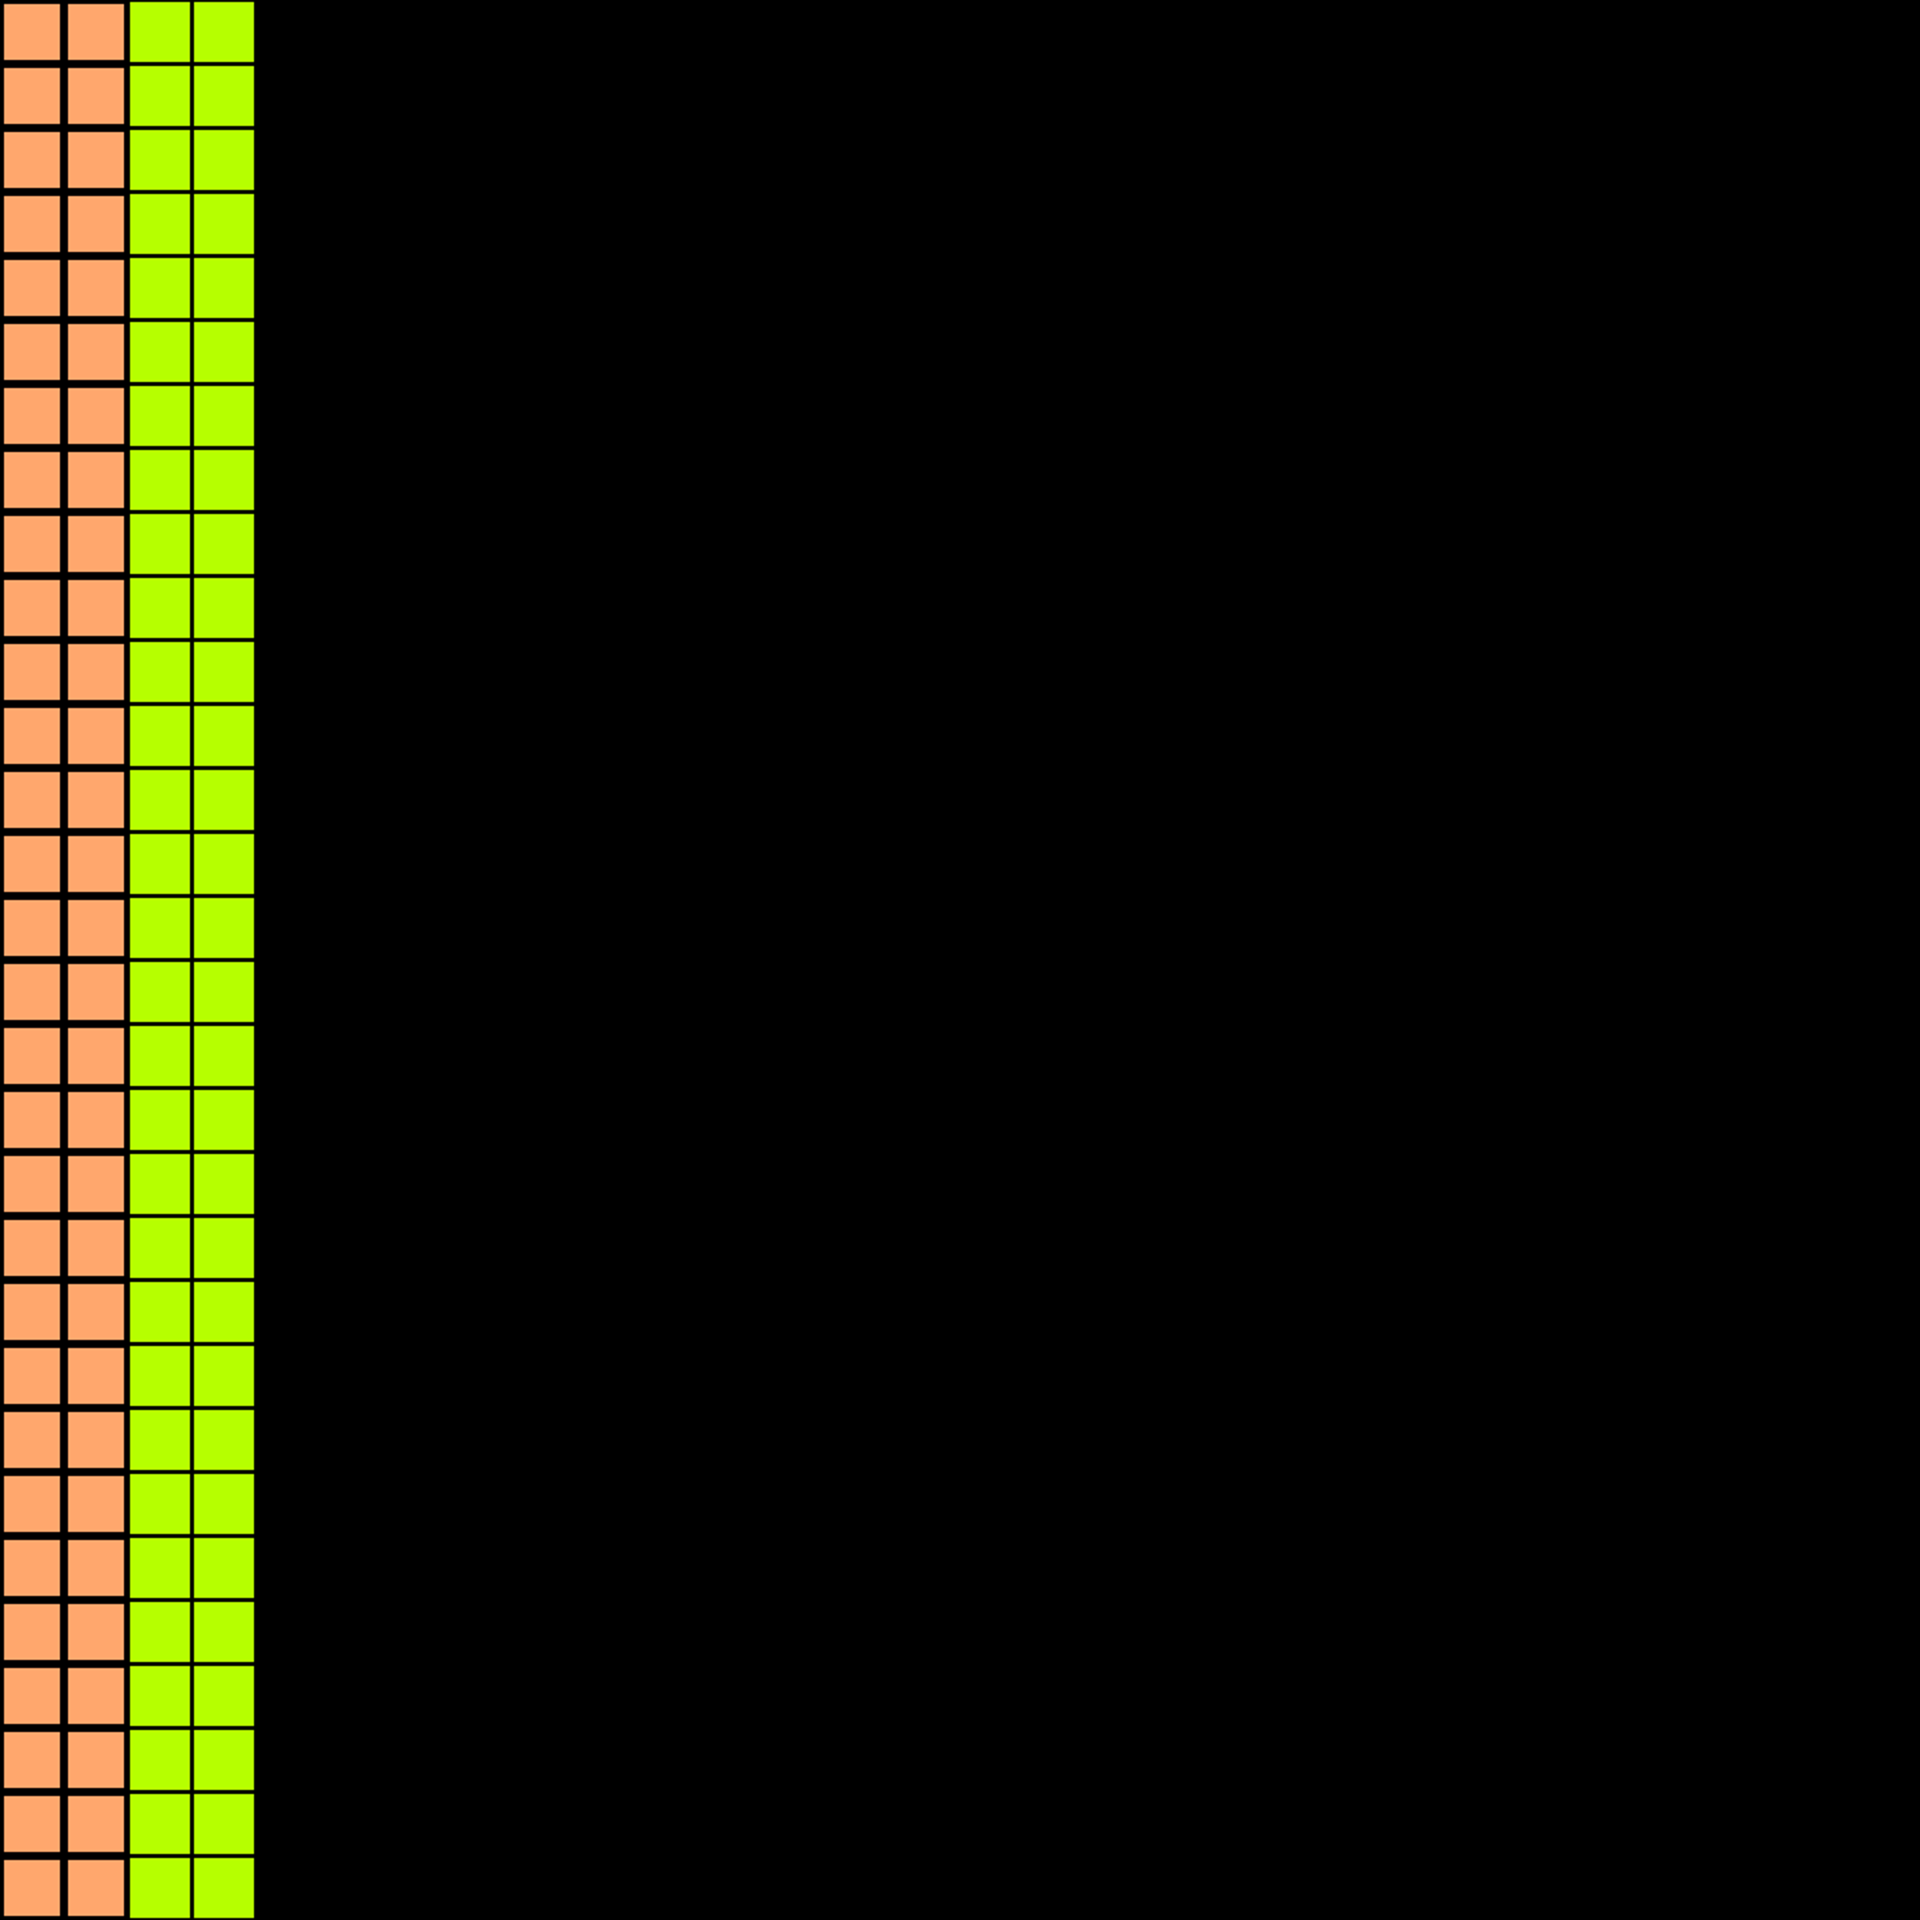

This is a level from a 2D game, rendered from its Tiled map with the project's own tilesets. A one-line summary and the map file follow, with tile-layer data summarised:
An orthogonal 30x30 tile map with 64x64 px tiles, 1 tile layer (Tile Layer 1).

<map version="1.0" tiledversion="1.1.1" orientation="orthogonal" renderorder="right-down" width="30" height="30" tilewidth="64" tileheight="64" infinite="0" nextobjectid="1">
 <tileset firstgid="1" source="../../tilesets/default/default.tsx" />
 <layer name="Tile Layer 1" width="30" height="30">
  <data>[900 cells, 120 non-empty, 2 distinct tile ids]</data>
 </layer>
</map>
